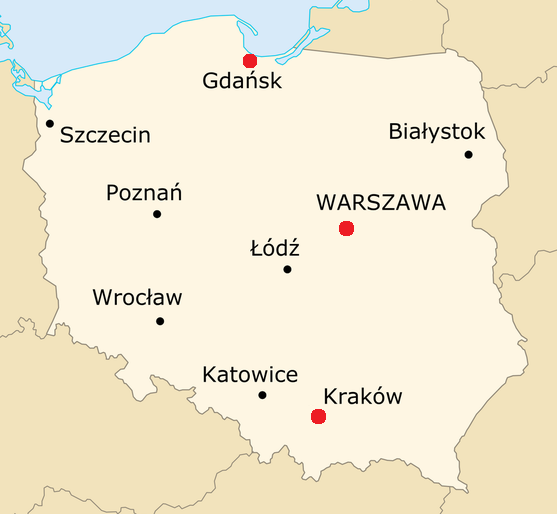
#> input picture weather-forecast-predicting-system/image/map3.png, 557 x 514 px, found by its file name; the run also reads 1 picture not shown here
$ python image.py
#> lines starting #> are read from the running program, lines starting #| are printed output that depends on the picture
from PIL import Image, ImageFont, ImageDraw

my_image = Image.open("E:/Kinga/Studies-mgr/Semestr 3/Praca dyplomowa/System/weather-forecast-predicting-system/image/map3.png")
#> my_image is the input picture: PIL image 557x514 RGBA; mean R, G, B, A 242.2, 233.7, 210.3, 255
my_image2 = Image.open("E:/Kinga/Studies-mgr/Semestr 3/Praca dyplomowa/System/weather-forecast-predicting-system/image/map3a.png")
title_font = ImageFont.truetype('image/OrelegaOne-Regular.ttf', 50)
image_editable = ImageDraw.Draw(my_image)
image_editable2 = ImageDraw.Draw(my_image2)
image_editable.text((348, 240), "28 °C", (0, 0, 0), font=title_font) #warsaw
image_editable.text((319, 420), "28 °C", (0, 0, 0), font=title_font) #krakow
image_editable.text((170, 6), "24 °C", (0, 0, 0), font=title_font) #gdansk
my_image.save("E:/Kinga/Studies-mgr/Semestr 3/Praca dyplomowa/System/web-app/src/main/resources/static/today.png")
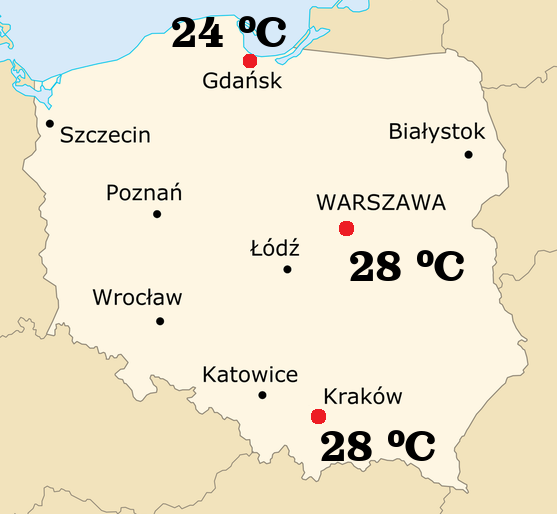
#> saved as today.png: PIL image 557x514 RGBA; mean R, G, B, A 238.4, 230, 206.7, 255
image_editable2.text((348, 240), "27 °C", (0, 0, 0), font=title_font) #warsaw
image_editable2.text((319, 420), "28 °C", (0, 0, 0), font=title_font) #krakow
image_editable2.text((170, 6), "25 °C", (0, 0, 0), font=title_font) #gdansk
my_image2.save("E:/Kinga/Studies-mgr/Semestr 3/Praca dyplomowa/System/web-app/src/main/resources/static/tomorrow.png")
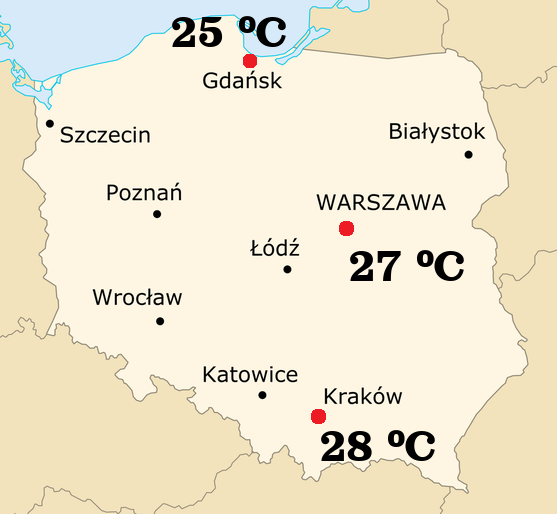
#> saved as tomorrow.png: PIL image 557x514 RGBA; mean R, G, B, A 238.5, 230.1, 206.8, 255
